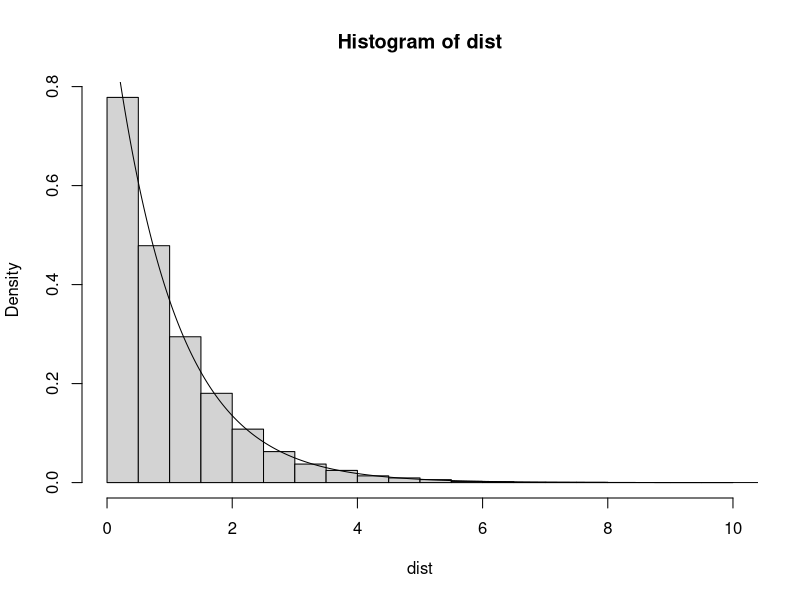

Source code (R):
dist <- runif(10000);
dist <- -log(dist, exp(1));
x <- seq(0, 12, 0.01);
y <- dexp(x, 1);

hist(dist, prob=TRUE);
lines(x,y);
